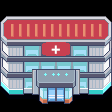

This game map was drawn from its Tiled (.tmx) file and the tilesets committed beside it. A one-line description and the trimmed map source follow:
An orthogonal 7x7 tile map with 16x16 px tiles, 3 tile layers (OnGrass, Collisions, WalkBehind), 2 tilesets and 2 objects (rescue, teleport on push).

<map version="1.10" tiledversion="1.11.0" orientation="orthogonal" renderorder="right-down" compressionlevel="6" width="7" height="7" tilewidth="16" tileheight="16" infinite="0" nextlayerid="5" nextobjectid="8">
 <tileset firstgid="1" source="../../../tileset/invisible.tsx" />
 <tileset firstgid="17" source="../../../tileset/heal4.tsx" />
 <layer id="4" name="OnGrass" width="7" height="7">
  <data>[49 cells, 7 non-empty, 7 distinct tile ids]</data>
 </layer>
 <layer id="1" name="Collisions" width="7" height="7">
  <data>[49 cells, 14 non-empty, 14 distinct tile ids]</data>
 </layer>
 <layer id="2" name="WalkBehind" width="7" height="7">
  <data>[49 cells, 21 non-empty, 21 distinct tile ids]</data>
 </layer>
 <objectgroup id="3" name="Moving">
  <object id="3" type="rescue" gid="2" x="48" y="112" width="16" height="16" />
  <object id="7" type="teleport on push" gid="3" x="48" y="96" width="16" height="16">
   <properties>
    <property name="map" value="floor-0" />
    <property name="x" value="6" />
    <property name="y" value="7" />
   </properties>
  </object>
 </objectgroup>
</map>
